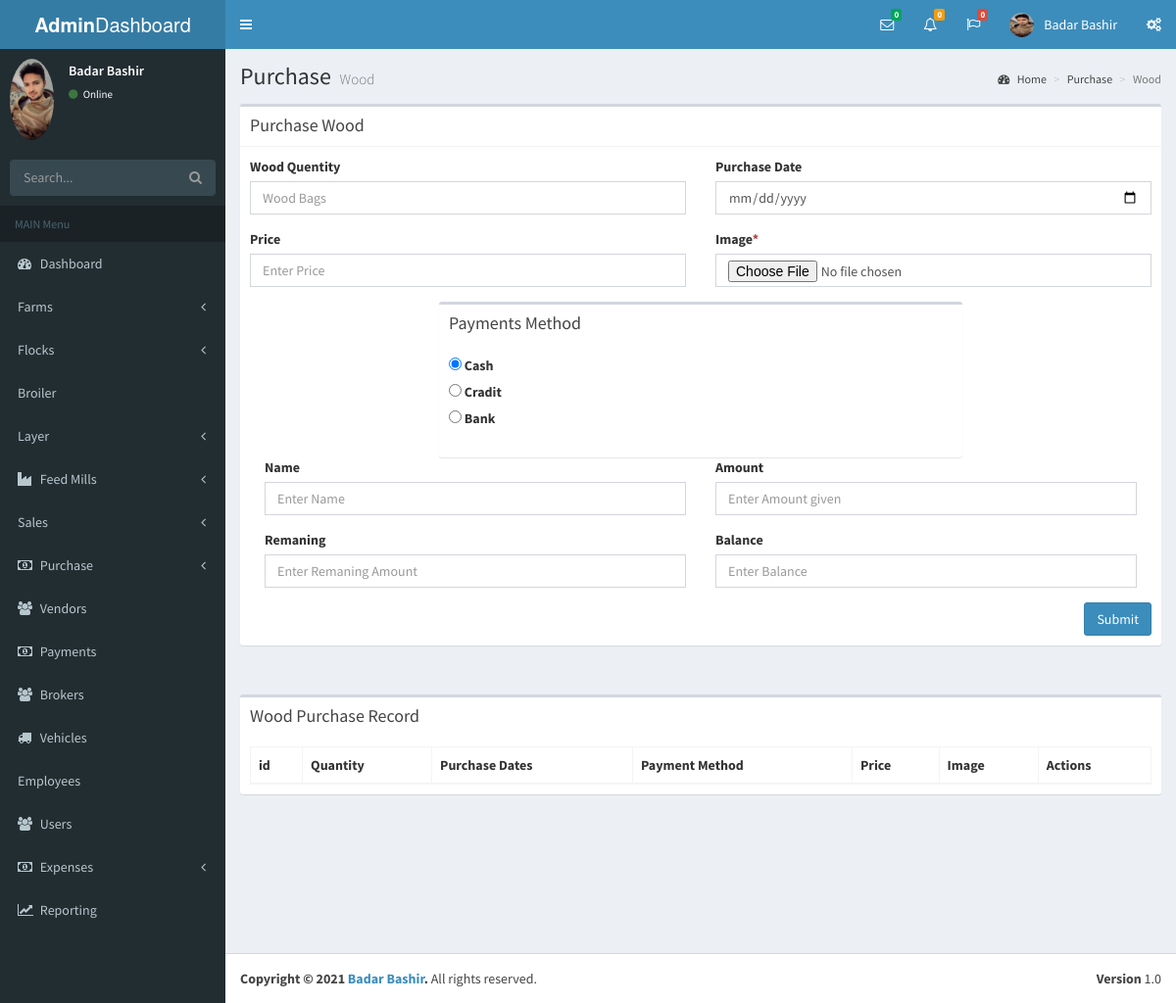
Page /wood.php (signed in) on the earlier database version.
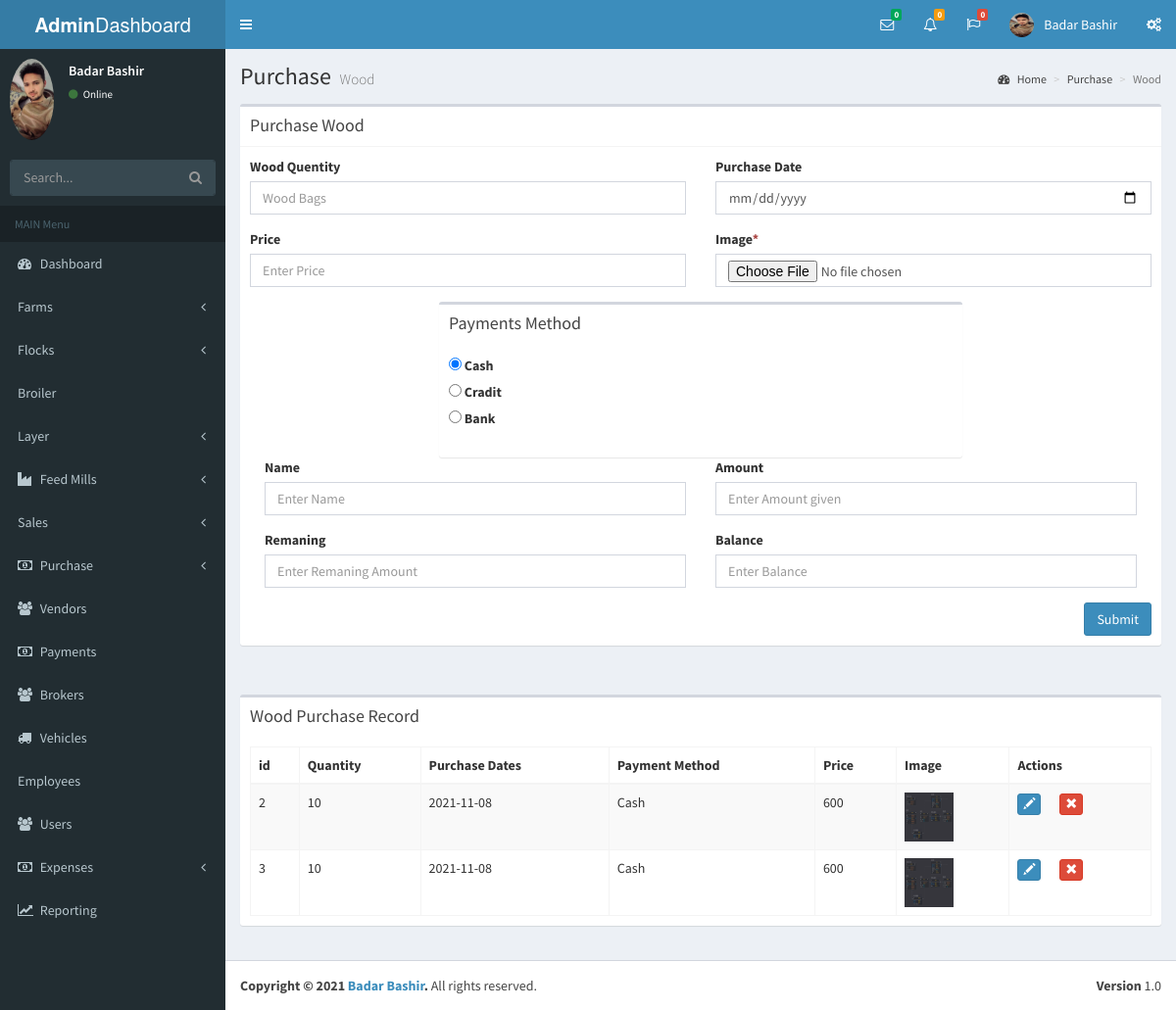
Same page on the later database version.
### tables this page shows
CREATE TABLE `wood` (
  `id` int(11) NOT NULL,
  `qnty_wood` double NOT NULL,
  `price` double NOT NULL,
  `w_date` date NOT NULL,
  `payment_method` varchar(50) NOT NULL,
  `image` varchar(150) NOT NULL
);

### wood.php (the view, shortened to what the changed rows need)
<?php
 include("lib/DBConn.php");
?>
<!DOCTYPE html>
<html>
<head>
  <link rel="stylesheet" href="bootstrap/css/bootstrap.min.css">
  <link rel="stylesheet" href="https://cdnjs.cloudflare.com/ajax/libs/font-awesome/4.5.0/css/font-awesome.min.css">
  <link rel="stylesheet" href="https://cdnjs.cloudflare.com/ajax/libs/ionicons/2.0.1/css/ionicons.min.css">
  <link rel="stylesheet" href="plugins/daterangepicker/daterangepicker.css">
  <link rel="stylesheet" href="plugins/datepicker/datepicker3.css">
  <link rel="stylesheet" href="plugins/iCheck/all.css">
  <link rel="stylesheet" href="plugins/colorpicker/bootstrap-colorpicker.min.css">
  <link rel="stylesheet" href="plugins/timepicker/bootstrap-timepicker.min.css">
  <link rel="stylesheet" href="plugins/select2/select2.min.css">
  <link rel="stylesheet" href="dist/css/AdminLTE.min.css">
  <link rel="stylesheet" href="dist/css/skins/_all-skins.min.css">
</head>
<body class="hold-transition skin-blue sidebar-mini">
<div class="wrapper">
  <div class="content-wrapper">
    <section class="content-header">
      <h1>
        Purchase
        <small>Wood</small>
      </h1>
    </section>
     <section class="content">
      <div class="row">
        <div class="col-xs-12">
          <div class="box">
            <div class="box-body" style="overflow: scroll;">
              <table id="example"class="table table-striped table-bordered" cellspacing="0" width="100%">
                <thead>
                <tr>
                  <th>id</th>
                  <th>Quantity</th>
                  <th>Purchase Dates</th>
                  <th>Payment Method</th>
                  <th>Price</th>
                  <th>Image</th>
                  <th>Actions</th>
                </tr>
                </thead>
                <tbody>
                  <?php
                    $query = "SELECT * FROM wood ";
                    $result = mysqli_query($conn,$query);
                      if ($result->num_rows > 0) {
                        while($row = mysqli_fetch_array($result))
                           {
                            ?>
                <tr>
                                  <td><?php echo $row['id']; ?></td>
                                  <td><?php echo $row['qnty_wood']; ?></td>
                                  <td><?php echo $row['w_date']; ?></td>
                                  <td><?php echo $row['payment_method']; ?></td>
                                  <td><?php echo $row['price']; ?></td>
                                  <td><img src="<?php echo $row['image']; ?>" width = "50" height = "50"></td>
                   <td>
                <button type="button" class="btn btn-primary btn-xs dt-edit" style="margin-right:16px;">
                    <span class="glyphicon glyphicon-pencil" aria-hidden="true"></span>
                </button>
                <button type="button" class="btn btn-danger btn-xs dt-delete">
                    <span class="glyphicon glyphicon-remove" aria-hidden="true"></span>
                </button>
            </td>
                </tr>
                <?php
                                                 }
                                                }
                                                    ?>
                </tbody>
              </table>
            </div>
          </div>
        </div>
      </div>
    </section>
</div>
</body>
</html>

Differences in the rows shown:
added wood: id "2", qnty_wood "10", w_date "2021-11-08", payment_method "Cash", price "600", image (picture)
added wood: id "3", qnty_wood "10", w_date "2021-11-08", payment_method "Cash", price "600", image (picture)
